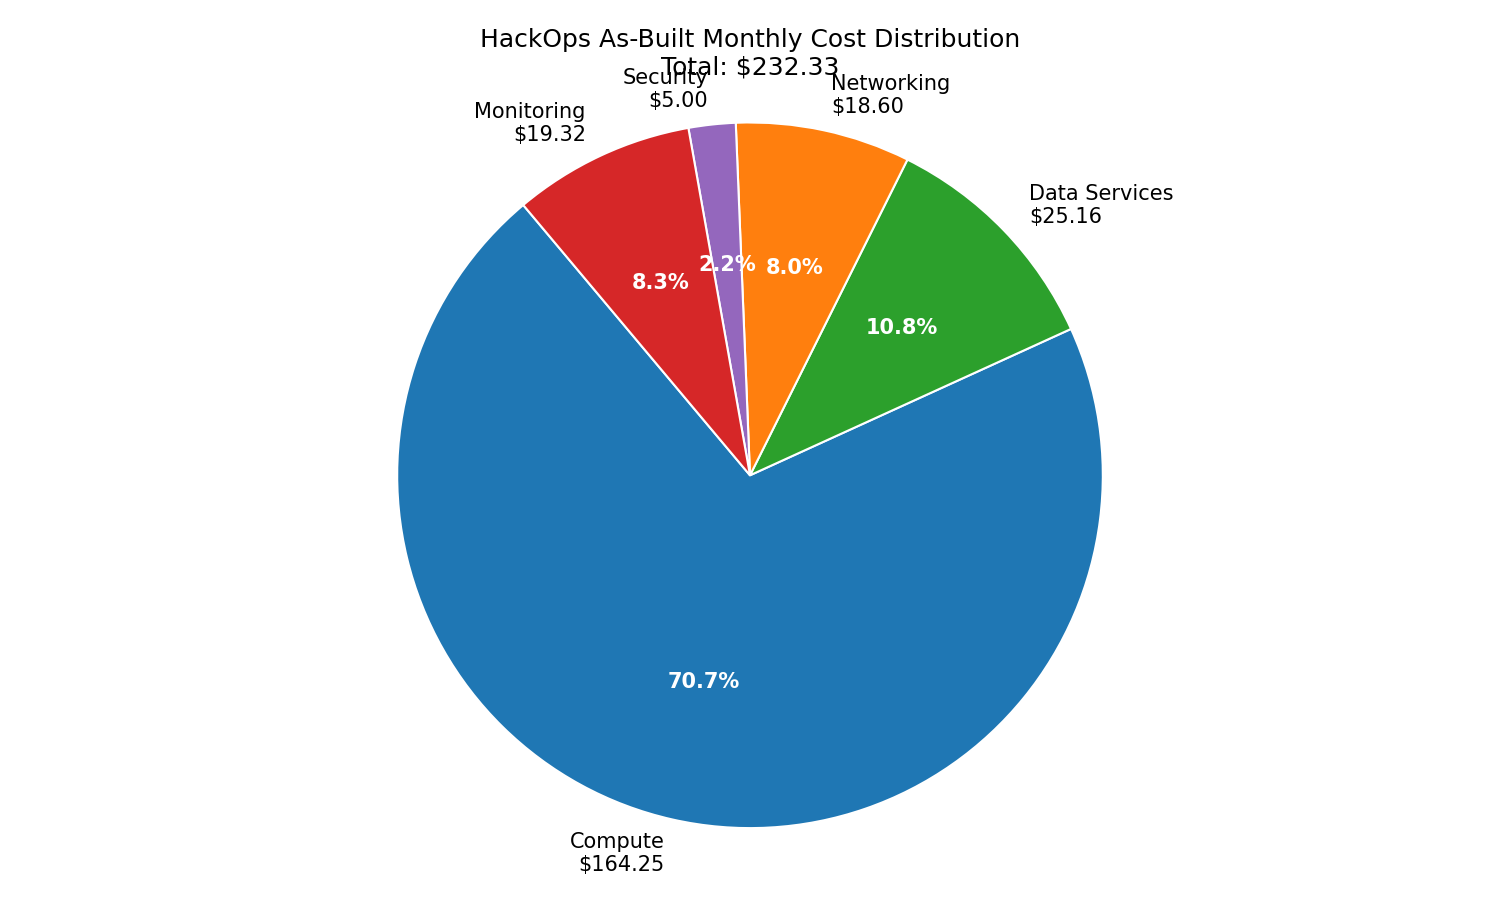

Write the Python code that produced this figure.
#!/usr/bin/env python3
"""Generate as-built monthly cost distribution chart for hackops."""

import matplotlib.pyplot as plt

CATEGORIES = ["Compute", "Data Services", "Networking", "Security", "Monitoring"]
VALUES = [164.25, 25.16, 18.60, 5.00, 19.32]
COLORS = ["#1f77b4", "#2ca02c", "#ff7f0e", "#9467bd", "#d62728"]


def main() -> None:
    total = sum(VALUES)
    labels = [f"{category}\n${value:.2f}" for category, value in zip(CATEGORIES, VALUES)]

    fig, ax = plt.subplots(figsize=(10, 6))
    wedges, _, autotexts = ax.pie(
        VALUES,
        labels=labels,
        autopct=lambda p: f"{p:.1f}%",
        startangle=130,
        colors=COLORS,
        wedgeprops={"linewidth": 1, "edgecolor": "white"},
    )

    for autotext in autotexts:
        autotext.set_color("white")
        autotext.set_fontweight("bold")

    ax.set_title(f"HackOps As-Built Monthly Cost Distribution\nTotal: ${total:.2f}")
    ax.axis("equal")

    plt.tight_layout()
    plt.savefig("07-ab-cost-distribution.png", dpi=150)


if __name__ == "__main__":
    main()
